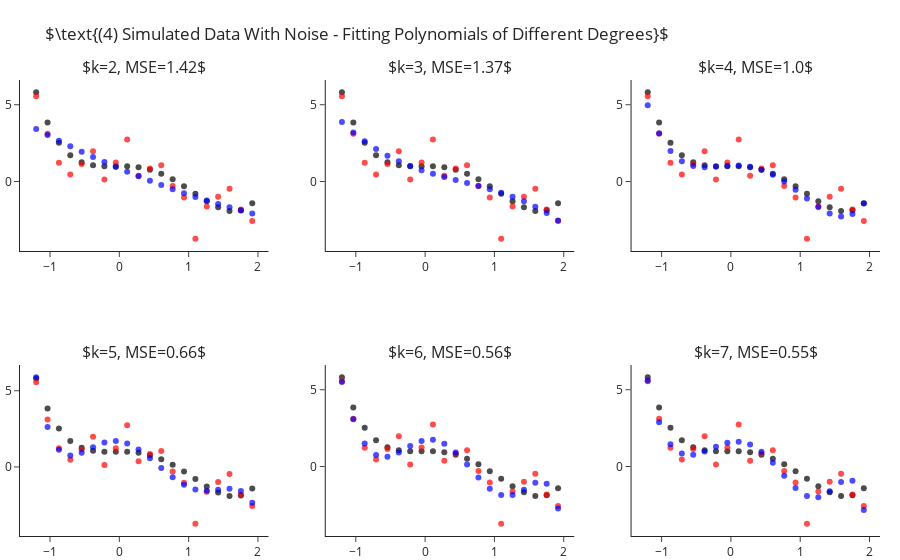

Notebook source saved alongside this figure:
### Markdown cell above
## Fitting Polynomial Of Different Degrees - With Sample Noise

Still fitting for different values of $k$, let us add some standard Gaussian noise (i.e. $\mathcal{N}\left(0,1\right)$).
This time we observe two things:
- Even for the correct $k=4$ model we are not able to achieve zero MSE.
- As we increase $4<k\rightarrow 7$ we manage to decrease the error more and more.

### Code cell
y = y_ + np.random.normal(size=len(y_))

ks = range(2, 8)
fig = make_subplots(2, 3, subplot_titles=list(ks))
for i, k in enumerate(ks):
    r,c = i//3+1, i%3+1 
    
    y_hat = make_pipeline(PolynomialFeatures(k), LinearRegression(fit_intercept=False)).fit(X, y).predict(X)
    fig.add_traces([go.Scatter(x=x, y=y_, mode="markers", name="Real Points",  marker=dict(color="black", opacity=.7), showlegend=False),
                    go.Scatter(x=x, y=y, mode="markers", name="Observed Points",  marker=dict(color="red", opacity=.7), showlegend=False), 
                    go.Scatter(x=x, y=y_hat, mode="markers", name="Predicted Points",  marker=dict(color="blue", opacity=.7), showlegend=False)], rows=r, cols=c)
    fig["layout"]["annotations"][i]["text"] = rf"$k={{0}}, MSE={{1}}$".format(k, round(np.mean((y-y_hat)**2), 2))

fig.update_layout(title=r"$\text{(4) Simulated Data With Noise - Fitting Polynomials of Different Degrees}$", margin=dict(t=80)).show()

### Figure 1 — Plotly figure (JSON) as saved in the notebook; plotly's stock layout.template omitted (floating-point values rounded to 4 significant figures)
{"data": [{"marker": {"color": "black", "opacity": 0.7}, "mode": "markers", "name": "Real Points", "showlegend": false, "type": "scatter", "x": [-1.2, -1.036, -0.8718, -0.7077, -0.5436, -0.3795, -0.2154, -0.05128, 0.1128, 0.2769, 0.441, 0.6051, 0.7692, 0.9333, 1.097, 1.262, 1.426, 1.59, 1.754, 1.918], "xaxis": "x", "y": [5.81, 3.838, 2.523, 1.709, 1.261, 1.058, 0.9989, 0.999, 0.9909, 0.9251, 0.769, 0.5078, 0.1439, -0.3028, -0.7951, -1.278, -1.68, -1.912, -1.866, -1.418], "yaxis": "y"}, {"marker": {"color": "red", "opacity": 0.7}, "mode": "markers", "name": "Observed Points", "showlegend": false, "type": "scatter", "x": [-1.2, -1.036, -0.8718, -0.7077, -0.5436, -0.3795, -0.2154, -0.05128, 0.1128, 0.2769, 0.441, 0.6051, 0.7692, 0.9333, 1.097, 1.262, 1.426, 1.59, 1.754, 1.918], "xaxis": "x", "y": [5.557, 3.111, 1.221, 0.4651, 1.136, 1.974, 0.1344, 1.234, 2.741, 0.3777, 0.8492, 1.051, -0.2963, -1.042, -3.723, -1.623, -0.9905, -0.4647, -1.821, -2.564], "yaxis": "y"}, {"marker": {"color": "blue", "opacity": 0.7}, "mode": "markers", "name": "Predicted Points", "showlegend": false, "type": "scatter", "x": [-1.2, -1.036, -0.8718, -0.7077, -0.5436, -0.3795, -0.2154, -0.05128, 0.1128, 0.2769, 0.441, 0.6051, 0.7692, 0.9333, 1.097, 1.262, 1.426, 1.59, 1.754, 1.918], "xaxis": "x", "y": [3.416, 3.031, 2.657, 2.293, 1.94, 1.598, 1.266, 0.9453, 0.6349, 0.3352, 0.0462, -0.2322, -0.4999, -0.7571, -1.004, -1.239, -1.464, -1.679, -1.883, -2.076], "yaxis": "y"}, {"marker": {"color": "black", "opacity": 0.7}, "mode": "markers", "name": "Real Points", "showlegend": false, "type": "scatter", "x": [-1.2, -1.036, -0.8718, -0.7077, -0.5436, -0.3795, -0.2154, -0.05128, 0.1128, 0.2769, 0.441, 0.6051, 0.7692, 0.9333, 1.097, 1.262, 1.426, 1.59, 1.754, 1.918], "xaxis": "x2", "y": [5.81, 3.838, 2.523, 1.709, 1.261, 1.058, 0.9989, 0.999, 0.9909, 0.9251, 0.769, 0.5078, 0.1439, -0.3028, -0.7951, -1.278, -1.68, -1.912, -1.866, -1.418], "yaxis": "y2"}, {"marker": {"color": "red", "opacity": 0.7}, "mode": "markers", "name": "Observed Points", "showlegend": false, "type": "scatter", "x": [-1.2, -1.036, -0.8718, -0.7077, -0.5436, -0.3795, -0.2154, -0.05128, 0.1128, 0.2769, 0.441, 0.6051, 0.7692, 0.9333, 1.097, 1.262, 1.426, 1.59, 1.754, 1.918], "xaxis": "x2", "y": [5.557, 3.111, 1.221, 0.4651, 1.136, 1.974, 0.1344, 1.234, 2.741, 0.3777, 0.8492, 1.051, -0.2963, -1.042, -3.723, -1.623, -0.9905, -0.4647, -1.821, -2.564], "yaxis": "y2"}, {"marker": {"color": "blue", "opacity": 0.7}, "mode": "markers", "name": "Predicted Points", "showlegend": false, "type": "scatter", "x": [-1.2, -1.036, -0.8718, -0.7077, -0.5436, -0.3795, -0.2154, -0.05128, 0.1128, 0.2769, 0.441, 0.6051, 0.7692, 0.9333, 1.097, 1.262, 1.426, 1.59, 1.754, 1.918], "xaxis": "x2", "y": [3.873, 3.199, 2.617, 2.115, 1.686, 1.319, 1.005, 0.7354, 0.4996, 0.2885, 0.0929, -0.09681, -0.29, -0.4962, -0.7247, -0.985, -1.287, -1.639, -2.051, -2.533], "yaxis": "y2"}, {"marker": {"color": "black", "opacity": 0.7}, "mode": "markers", "name": "Real Points", "showlegend": false, "type": "scatter", "x": [-1.2, -1.036, -0.8718, -0.7077, -0.5436, -0.3795, -0.2154, -0.05128, 0.1128, 0.2769, 0.441, 0.6051, 0.7692, 0.9333, 1.097, 1.262, 1.426, 1.59, 1.754, 1.918], "xaxis": "x3", "y": [5.81, 3.838, 2.523, 1.709, 1.261, 1.058, 0.9989, 0.999, 0.9909, 0.9251, 0.769, 0.5078, 0.1439, -0.3028, -0.7951, -1.278, -1.68, -1.912, -1.866, -1.418], "yaxis": "y3"}, {"marker": {"color": "red", "opacity": 0.7}, "mode": "markers", "name": "Observed Points", "showlegend": false, "type": "scatter", "x": [-1.2, -1.036, -0.8718, -0.7077, -0.5436, -0.3795, -0.2154, -0.05128, 0.1128, 0.2769, 0.441, 0.6051, 0.7692, 0.9333, 1.097, 1.262, 1.426, 1.59, 1.754, 1.918], "xaxis": "x3", "y": [5.557, 3.111, 1.221, 0.4651, 1.136, 1.974, 0.1344, 1.234, 2.741, 0.3777, 0.8492, 1.051, -0.2963, -1.042, -3.723, -1.623, -0.9905, -0.4647, -1.821, -2.564], "yaxis": "y3"}, {"marker": {"color": "blue", "opacity": 0.7}, "mode": "markers", "name": "Predicted Points", "showlegend": false, "type": "scatter", "x": [-1.2, -1.036, -0.8718, -0.7077, -0.5436, -0.3795, -0.2154, -0.05128, 0.1128, 0.2769, 0.441, 0.6051, 0.7692, 0.9333, 1.097, 1.262, 1.426, 1.59, 1.754, 1.918], "xaxis": "x3", "y": [4.968, 3.142, 1.983, 1.323, 1.015, 0.9309, 0.9619, 1.02, 1.035, 0.9599, 0.7643, 0.4389, -0.005769, -0.5397, -1.113, -1.656, -2.079, -2.273, -2.109, -1.438], "yaxis": "y3"}, {"marker": {"color": "black", "opacity": 0.7}, "mode": "markers", "name": "Real Points", "showlegend": false, "type": "scatter", "x": [-1.2, -1.036, -0.8718, -0.7077, -0.5436, -0.3795, -0.2154, -0.05128, 0.1128, 0.2769, 0.441, 0.6051, 0.7692, 0.9333, 1.097, 1.262, 1.426, 1.59, 1.754, 1.918], "xaxis": "x4", "y": [5.81, 3.838, 2.523, 1.709, 1.261, 1.058, 0.9989, 0.999, 0.9909, 0.9251, 0.769, 0.5078, 0.1439, -0.3028, -0.7951, -1.278, -1.68, -1.912, -1.866, -1.418], "yaxis": "y4"}, {"marker": {"color": "red", "opacity": 0.7}, "mode": "markers", "name": "Observed Points", "showlegend": false, "type": "scatter", "x": [-1.2, -1.036, -0.8718, -0.7077, -0.5436, -0.3795, -0.2154, -0.05128, 0.1128, 0.2769, 0.441, 0.6051, 0.7692, 0.9333, 1.097, 1.262, 1.426, 1.59, 1.754, 1.918], "xaxis": "x4", "y": [5.557, 3.111, 1.221, 0.4651, 1.136, 1.974, 0.1344, 1.234, 2.741, 0.3777, 0.8492, 1.051, -0.2963, -1.042, -3.723, -1.623, -0.9905, -0.4647, -1.821, -2.564], "yaxis": "y4"}, {"marker": {"color": "blue", "opacity": 0.7}, "mode": "markers", "name": "Predicted Points", "showlegend": false, "type": "scatter", "x": [-1.2, -1.036, -0.8718, -0.7077, -0.5436, -0.3795, -0.2154, -0.05128, 0.1128, 0.2769, 0.441, 0.6051, 0.7692, 0.9333, 1.097, 1.262, 1.426, 1.59, 1.754, 1.918], "xaxis": "x4", "y": [5.881, 2.614, 1.134, 0.7477, 0.9271, 1.294, 1.598, 1.698, 1.542, 1.146, 0.5778, -0.06765, -0.6842, -1.176, -1.476, -1.568, -1.504, -1.425, -1.581, -2.35], "yaxis": "y4"}, {"marker": {"color": "black", "opacity": 0.7}, "mode": "markers", "name": "Real Points", "showlegend": false, "type": "scatter", "x": [-1.2, -1.036, -0.8718, -0.7077, -0.5436, -0.3795, -0.2154, -0.05128, 0.1128, 0.2769, 0.441, 0.6051, 0.7692, 0.9333, 1.097, 1.262, 1.426, 1.59, 1.754, 1.918], "xaxis": "x5", "y": [5.81, 3.838, 2.523, 1.709, 1.261, 1.058, 0.9989, 0.999, 0.9909, 0.9251, 0.769, 0.5078, 0.1439, -0.3028, -0.7951, -1.278, -1.68, -1.912, -1.866, -1.418], "yaxis": "y5"}, {"marker": {"color": "red", "opacity": 0.7}, "mode": "markers", "name": "Observed Points", "showlegend": false, "type": "scatter", "x": [-1.2, -1.036, -0.8718, -0.7077, -0.5436, -0.3795, -0.2154, -0.05128, 0.1128, 0.2769, 0.441, 0.6051, 0.7692, 0.9333, 1.097, 1.262, 1.426, 1.59, 1.754, 1.918], "xaxis": "x5", "y": [5.557, 3.111, 1.221, 0.4651, 1.136, 1.974, 0.1344, 1.234, 2.741, 0.3777, 0.8492, 1.051, -0.2963, -1.042, -3.723, -1.623, -0.9905, -0.4647, -1.821, -2.564], "yaxis": "y5"}, {"marker": {"color": "blue", "opacity": 0.7}, "mode": "markers", "name": "Predicted Points", "showlegend": false, "type": "scatter", "x": [-1.2, -1.036, -0.8718, -0.7077, -0.5436, -0.3795, -0.2154, -0.05128, 0.1128, 0.2769, 0.441, 0.6051, 0.7692, 0.9333, 1.097, 1.262, 1.426, 1.59, 1.754, 1.918], "xaxis": "x5", "y": [5.499, 3.075, 1.502, 0.7465, 0.6326, 0.9139, 1.332, 1.66, 1.736, 1.484, 0.9155, 0.1268, -0.7225, -1.442, -1.856, -1.862, -1.505, -1.057, -1.119, -2.732], "yaxis": "y5"}, {"marker": {"color": "black", "opacity": 0.7}, "mode": "markers", "name": "Real Points", "showlegend": false, "type": "scatter", "x": [-1.2, -1.036, -0.8718, -0.7077, -0.5436, -0.3795, -0.2154, -0.05128, 0.1128, 0.2769, 0.441, 0.6051, 0.7692, 0.9333, 1.097, 1.262, 1.426, 1.59, 1.754, 1.918], "xaxis": "x6", "y": [5.81, 3.838, 2.523, 1.709, 1.261, 1.058, 0.9989, 0.999, 0.9909, 0.9251, 0.769, 0.5078, 0.1439, -0.3028, -0.7951, -1.278, -1.68, -1.912, -1.866, -1.418], "yaxis": "y6"}, {"marker": {"color": "red", "opacity": 0.7}, "mode": "markers", "name": "Observed Points", "showlegend": false, "type": "scatter", "x": [-1.2, -1.036, -0.8718, -0.7077, -0.5436, -0.3795, -0.2154, -0.05128, 0.1128, 0.2769, 0.441, 0.6051, 0.7692, 0.9333, 1.097, 1.262, 1.426, 1.59, 1.754, 1.918], "xaxis": "x6", "y": [5.557, 3.111, 1.221, 0.4651, 1.136, 1.974, 0.1344, 1.234, 2.741, 0.3777, 0.8492, 1.051, -0.2963, -1.042, -3.723, -1.623, -0.9905, -0.4647, -1.821, -2.564], "yaxis": "y6"}, {"marker": {"color": "blue", "opacity": 0.7}, "mode": "markers", "name": "Predicted Points", "showlegend": false, "type": "scatter", "x": [-1.2, -1.036, -0.8718, -0.7077, -0.5436, -0.3795, -0.2154, -0.05128, 0.1128, 0.2769, 0.441, 0.6051, 0.7692, 0.9333, 1.097, 1.262, 1.426, 1.59, 1.754, 1.918], "xaxis": "x6", "y": [5.599, 2.881, 1.455, 0.8548, 0.7699, 0.9736, 1.282, 1.54, 1.62, 1.436, 0.9629, 0.2433, -0.6028, -1.392, -1.916, -2.0, -1.613, -1.009, -0.9251, -2.831], "yaxis": "y6"}], "layout": {"annotations": [{"font": {"size": 16}, "showarrow": false, "text": "$k=2, MSE=1.42$", "x": 0.1444, "xanchor": "center", "xref": "paper", "y": 1, "yanchor": "bottom", "yref": "paper"}, {"font": {"size": 16}, "showarrow": false, "text": "$k=3, MSE=1.37$", "x": 0.5, "xanchor": "center", "xref": "paper", "y": 1, "yanchor": "bottom", "yref": "paper"}, {"font": {"size": 16}, "showarrow": false, "text": "$k=4, MSE=1.0$", "x": 0.8556, "xanchor": "center", "xref": "paper", "y": 1, "yanchor": "bottom", "yref": "paper"}, {"font": {"size": 16}, "showarrow": false, "text": "$k=5, MSE=0.66$", "x": 0.1444, "xanchor": "center", "xref": "paper", "y": 0.375, "yanchor": "bottom", "yref": "paper"}, {"font": {"size": 16}, "showarrow": false, "text": "$k=6, MSE=0.56$", "x": 0.5, "xanchor": "center", "xref": "paper", "y": 0.375, "yanchor": "bottom", "yref": "paper"}, {"font": {"size": 16}, "showarrow": false, "text": "$k=7, MSE=0.55$", "x": 0.8556, "xanchor": "center", "xref": "paper", "y": 0.375, "yanchor": "bottom", "yref": "paper"}], "margin": {"t": 80}, "title": {"text": "$\\text{(4) Simulated Data With Noise - Fitting Polynomials of Different Degrees}$"}, "xaxis": {"anchor": "y", "domain": [0, 0.2889]}, "xaxis2": {"anchor": "y2", "domain": [0.3556, 0.6444]}, "xaxis3": {"anchor": "y3", "domain": [0.7111, 1]}, "xaxis4": {"anchor": "y4", "domain": [0, 0.2889]}, "xaxis5": {"anchor": "y5", "domain": [0.3556, 0.6444]}, "xaxis6": {"anchor": "y6", "domain": [0.7111, 1]}, "yaxis": {"anchor": "x", "domain": [0.625, 1]}, "yaxis2": {"anchor": "x2", "domain": [0.625, 1]}, "yaxis3": {"anchor": "x3", "domain": [0.625, 1]}, "yaxis4": {"anchor": "x4", "domain": [0, 0.375]}, "yaxis5": {"anchor": "x5", "domain": [0, 0.375]}, "yaxis6": {"anchor": "x6", "domain": [0, 0.375]}}}
